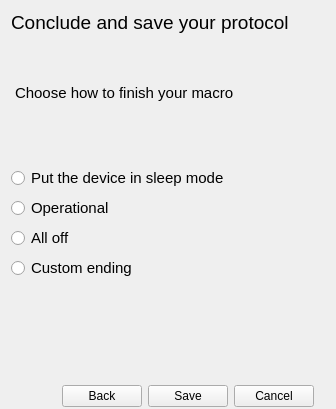
         <widget class="QWidget" name="page_6">
          <layout class="QGridLayout" name="gridLayout_6">
           <property name="bottomMargin">
            <number>0</number>
           </property>
           <item row="0" column="0" colspan="2">
            <widget class="QLabel" name="label_8">
             <property name="font">
              <font>
               <pointsize>14</pointsize>
              </font>
             </property>
             <property name="text">
              <string>Conclude and save your protocol</string>
             </property>
            </widget>
           </item>
           <item row="2" column="0" rowspan="2" colspan="3">
            <widget class="QPlainTextEdit" name="plainTextEdit_4">
             <property name="sizePolicy">
              <sizepolicy hsizetype="Expanding" vsizetype="Minimum">
               <horstretch>0</horstretch>
               <verstretch>0</verstretch>
              </sizepolicy>
             </property>
             <property name="maximumSize">
              <size>
               <width>16777215</width>
               <height>80</height>
              </size>
             </property>
             <property name="font">
              <font>
               <pointsize>11</pointsize>
              </font>
             </property>
             <property name="styleSheet">
              <string notr="true">QPlainTextEdit {
    background-color: transparent;
    /*background-image: url(draft.png);*/
    background-attachment: scroll;
}</string>
             </property>
             <property name="frameShape">
              <enum>QFrame::NoFrame</enum>
             </property>
             <property name="plainText">
              <string>Choose how to finish your macro</string>
             </property>
            </widget>
           </item>
           <item row="1" column="2">
            <spacer name="verticalSpacer_3">
             <property name="orientation">
              <enum>Qt::Vertical</enum>
             </property>
             <property name="sizeHint" stdset="0">
              <size>
               <width>20</width>
               <height>40</height>
              </size>
             </property>
            </spacer>
           </item>
           <item row="5" column="0">
            <widget class="QRadioButton" name="radioButton_end_oper">
             <property name="font">
              <font>
               <pointsize>11</pointsize>
              </font>
             </property>
             <property name="text">
              <string>Operational</string>
             </property>
            </widget>
           </item>
           <item row="4" column="0">
            <widget class="QRadioButton" name="radioButton_end_sleep">
             <property name="font">
              <font>
               <pointsize>11</pointsize>
              </font>
             </property>
             <property name="text">
              <string>Put the device in sleep mode</string>
             </property>
            </widget>
           </item>
           <item row="8" column="1">
            <spacer name="verticalSpacer_11">
             <property name="orientation">
              <enum>Qt::Vertical</enum>
             </property>
             <property name="sizeHint" stdset="0">
              <size>
               <width>20</width>
               <height>88</height>
              </size>
             </property>
            </spacer>
           </item>
           <item row="7" column="0">
            <widget class="QRadioButton" name="radioButton_end_custom">
             <property name="font">
              <font>
               <pointsize>11</pointsize>
              </font>
             </property>
             <property name="text">
              <string>Custom ending</string>
             </property>
            </widget>
           </item>
           <item row="6" column="0" colspan="3">
            <widget class="QRadioButton" name="radioButton_end_alloff">
             <property name="font">
              <font>
               <pointsize>11</pointsize>
              </font>
             </property>
             <property name="text">
              <string>All off</string>
             </property>
            </widget>
           </item>
           <item row="9" column="0" colspan="3">
            <widget class="QGroupBox" name="groupBox_4">
             <property name="maximumSize">
              <size>
               <width>16777215</width>
               <height>45</height>
              </size>
             </property>
             <property name="styleSheet">
              <string notr="true">QGroupBox {
    border: 2px solid transparent;
}</string>
             </property>
             <property name="title">
              <string/>
             </property>
             <layout class="QGridLayout" name="gridLayout_10">
              <property name="bottomMargin">
               <number>0</number>
              </property>
              <item row="0" column="2">
               <widget class="QPushButton" name="pushButton_save">
                <property name="text">
                 <string>Save</string>
                </property>
               </widget>
              </item>
              <item row="0" column="3">
               <widget class="QPushButton" name="pushButton_cancel6">
                <property name="text">
                 <string>Cancel</string>
                </property>
               </widget>
              </item>
              <item row="0" column="1">
               <widget class="QPushButton" name="pushButton_back6">
                <property name="text">
                 <string>Back</string>
                </property>
               </widget>
              </item>
              <item row="0" column="0">
               <spacer name="horizontalSpacer_4">
                <property name="orientation">
                 <enum>Qt::Horizontal</enum>
                </property>
                <property name="sizeHint" stdset="0">
                 <size>
                  <width>40</width>
                  <height>20</height>
                 </size>
                </property>
               </spacer>
              </item>
             </layout>
            </widget>
           </item>
          </layout>
         </widget>
